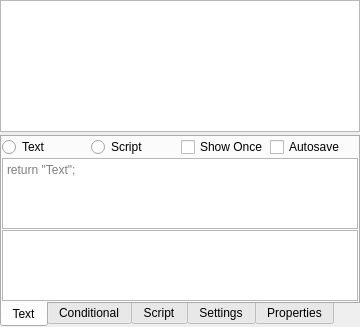
<?xml version="1.0" encoding="UTF-8"?>
<ui version="4.0">
 <class>DialogueWidget</class>
 <widget class="QWidget" name="DialogueWidget">
  <property name="geometry">
   <rect>
    <x>0</x>
    <y>0</y>
    <width>360</width>
    <height>327</height>
   </rect>
  </property>
  <property name="sizePolicy">
   <sizepolicy hsizetype="Expanding" vsizetype="Expanding">
    <horstretch>0</horstretch>
    <verstretch>0</verstretch>
   </sizepolicy>
  </property>
  <property name="windowTitle">
   <string>Form</string>
  </property>
  <property name="layoutDirection">
   <enum>Qt::LeftToRight</enum>
  </property>
  <layout class="QVBoxLayout" name="verticalLayout_2">
   <property name="spacing">
    <number>3</number>
   </property>
   <property name="leftMargin">
    <number>0</number>
   </property>
   <property name="topMargin">
    <number>0</number>
   </property>
   <property name="rightMargin">
    <number>0</number>
   </property>
   <property name="bottomMargin">
    <number>0</number>
   </property>
   <item>
    <widget class="QTreeView" name="treeView">
     <property name="sizePolicy">
      <sizepolicy hsizetype="Expanding" vsizetype="Expanding">
       <horstretch>0</horstretch>
       <verstretch>2</verstretch>
      </sizepolicy>
     </property>
     <property name="verticalScrollMode">
      <enum>QAbstractItemView::ScrollPerPixel</enum>
     </property>
     <property name="rootIsDecorated">
      <bool>false</bool>
     </property>
     <property name="expandsOnDoubleClick">
      <bool>false</bool>
     </property>
     <attribute name="headerVisible">
      <bool>false</bool>
     </attribute>
    </widget>
   </item>
   <item>
    <widget class="QTabWidget" name="tabWidget">
     <property name="sizePolicy">
      <sizepolicy hsizetype="Expanding" vsizetype="Expanding">
       <horstretch>0</horstretch>
       <verstretch>1</verstretch>
      </sizepolicy>
     </property>
     <property name="tabPosition">
      <enum>QTabWidget::South</enum>
     </property>
     <property name="currentIndex">
      <number>0</number>
     </property>
     <widget class="QWidget" name="tabText">
      <attribute name="title">
       <string>Text</string>
      </attribute>
      <layout class="QVBoxLayout" name="verticalLayout_3">
       <property name="leftMargin">
        <number>0</number>
       </property>
       <property name="topMargin">
        <number>0</number>
       </property>
       <property name="rightMargin">
        <number>0</number>
       </property>
       <property name="bottomMargin">
        <number>0</number>
       </property>
       <item>
        <widget class="QSplitter" name="splitterLeft">
         <property name="sizePolicy">
          <sizepolicy hsizetype="Expanding" vsizetype="Expanding">
           <horstretch>0</horstretch>
           <verstretch>0</verstretch>
          </sizepolicy>
         </property>
         <property name="orientation">
          <enum>Qt::Vertical</enum>
         </property>
         <property name="handleWidth">
          <number>4</number>
         </property>
         <property name="childrenCollapsible">
          <bool>false</bool>
         </property>
         <widget class="QWidget" name="verticalLayoutWidgetBottom">
          <layout class="QVBoxLayout" name="verticalLayoutBottom">
           <property name="spacing">
            <number>1</number>
           </property>
           <item>
            <layout class="QHBoxLayout" name="horizontalLayout_2">
             <property name="bottomMargin">
              <number>0</number>
             </property>
             <item>
              <widget class="QRadioButton" name="radioText">
               <property name="text">
                <string>Text</string>
               </property>
              </widget>
             </item>
             <item>
              <widget class="QRadioButton" name="radioScript">
               <property name="text">
                <string>Script</string>
               </property>
              </widget>
             </item>
             <item>
              <widget class="QCheckBox" name="checkBoxShowOnce">
               <property name="text">
                <string>Show Once</string>
               </property>
              </widget>
             </item>
             <item>
              <widget class="QCheckBox" name="checkBoxAutosave">
               <property name="text">
                <string>Autosave</string>
               </property>
              </widget>
             </item>
            </layout>
           </item>
           <item>
            <widget class="ScriptEdit" name="scriptEditText">
             <property name="lineWrapMode">
              <enum>QPlainTextEdit::NoWrap</enum>
             </property>
             <property name="placeholderText">
              <string>return &quot;Text&quot;;</string>
             </property>
            </widget>
           </item>
           <item>
            <widget class="QPlainTextEdit" name="plainTextEdit"/>
           </item>
          </layout>
         </widget>
        </widget>
       </item>
      </layout>
     </widget>
     <widget class="QWidget" name="tabConditional">
      <attribute name="title">
       <string>Conditional</string>
      </attribute>
      <layout class="QVBoxLayout" name="verticalLayout_5">
       <property name="spacing">
        <number>3</number>
       </property>
       <property name="leftMargin">
        <number>0</number>
       </property>
       <property name="topMargin">
        <number>0</number>
       </property>
       <property name="rightMargin">
        <number>0</number>
       </property>
       <property name="bottomMargin">
        <number>0</number>
       </property>
       <item>
        <widget class="QCheckBox" name="checkBoxConditional">
         <property name="text">
          <string>Enable Conditional</string>
         </property>
        </widget>
       </item>
       <item>
        <widget class="ScriptEdit" name="scriptEditConditional">
         <property name="enabled">
          <bool>false</bool>
         </property>
         <property name="placeholderText">
          <string>return true;</string>
         </property>
        </widget>
       </item>
      </layout>
     </widget>
     <widget class="QWidget" name="tabScript">
      <attribute name="title">
       <string>Script</string>
      </attribute>
      <layout class="QVBoxLayout" name="verticalLayout_6">
       <property name="spacing">
        <number>3</number>
       </property>
       <property name="leftMargin">
        <number>0</number>
       </property>
       <property name="topMargin">
        <number>0</number>
       </property>
       <property name="rightMargin">
        <number>0</number>
       </property>
       <property name="bottomMargin">
        <number>0</number>
       </property>
       <item>
        <widget class="QCheckBox" name="checkBoxScript">
         <property name="text">
          <string>Run Script</string>
         </property>
        </widget>
       </item>
       <item>
        <widget class="ScriptEdit" name="scriptEdit">
         <property name="enabled">
          <bool>false</bool>
         </property>
        </widget>
       </item>
      </layout>
     </widget>
     <widget class="QWidget" name="tabSettings">
      <attribute name="title">
       <string>Settings</string>
      </attribute>
      <layout class="QVBoxLayout" name="verticalLayout_4">
       <property name="spacing">
        <number>2</number>
       </property>
       <property name="leftMargin">
        <number>0</number>
       </property>
       <property name="topMargin">
        <number>0</number>
       </property>
       <property name="rightMargin">
        <number>0</number>
       </property>
       <property name="bottomMargin">
        <number>0</number>
       </property>
       <item>
        <layout class="QFormLayout" name="formLayout">
         <item row="1" column="1">
          <widget class="QLineEdit" name="lineEditDefaultName"/>
         </item>
         <item row="1" column="0">
          <widget class="QLabel" name="label">
           <property name="text">
            <string>Default Name</string>
           </property>
          </widget>
         </item>
         <item row="2" column="1">
          <widget class="ActionSelectWidget" name="actionSelectWidget" native="true">
           <property name="minimumSize">
            <size>
             <width>100</width>
             <height>15</height>
            </size>
           </property>
          </widget>
         </item>
        </layout>
       </item>
      </layout>
     </widget>
     <widget class="QWidget" name="tabProperties">
      <attribute name="title">
       <string>Properties</string>
      </attribute>
      <layout class="QVBoxLayout" name="verticalLayout">
       <property name="leftMargin">
        <number>0</number>
       </property>
       <property name="topMargin">
        <number>0</number>
       </property>
       <property name="rightMargin">
        <number>0</number>
       </property>
       <property name="bottomMargin">
        <number>0</number>
       </property>
       <item>
        <widget class="PropertyEditor" name="propertyEditor" native="true"/>
       </item>
      </layout>
     </widget>
    </widget>
   </item>
  </layout>
  <action name="actionAddObject">
   <property name="icon">
    <iconset theme="list-add">
     <normaloff/>
    </iconset>
   </property>
   <property name="text">
    <string>Add</string>
   </property>
  </action>
  <action name="actionDelete">
   <property name="icon">
    <iconset theme="edit-delete">
     <normaloff/>
    </iconset>
   </property>
   <property name="text">
    <string>Delete</string>
   </property>
  </action>
  <action name="actionCopy">
   <property name="icon">
    <iconset theme="edit-copy">
     <normaloff/>
    </iconset>
   </property>
   <property name="text">
    <string>Copy</string>
   </property>
  </action>
  <action name="actionPaste">
   <property name="icon">
    <iconset theme="edit-paste">
     <normaloff/>
    </iconset>
   </property>
   <property name="text">
    <string>Paste</string>
   </property>
  </action>
  <action name="actionPasteAsLink">
   <property name="text">
    <string>Paste As Link</string>
   </property>
  </action>
  <action name="actionMoveDown">
   <property name="text">
    <string>Move Down</string>
   </property>
  </action>
  <action name="actionMoveUp">
   <property name="text">
    <string>Move Up</string>
   </property>
  </action>
  <action name="actionCut">
   <property name="icon">
    <iconset theme="edit-cut">
     <normaloff/>
    </iconset>
   </property>
   <property name="text">
    <string>Cut</string>
   </property>
  </action>
 </widget>
 <customwidgets>
  <customwidget>
   <class>ScriptEdit</class>
   <extends>QPlainTextEdit</extends>
   <header>Widgets/ScriptEdit.hpp</header>
  </customwidget>
  <customwidget>
   <class>PropertyEditor</class>
   <extends>QWidget</extends>
   <header>Widgets/PropertyEditor.hpp</header>
   <container>1</container>
  </customwidget>
  <customwidget>
   <class>ActionSelectWidget</class>
   <extends>QWidget</extends>
   <header>Widgets/ActionSelectWidget.hpp</header>
   <container>1</container>
  </customwidget>
 </customwidgets>
 <resources/>
 <connections/>
</ui>
